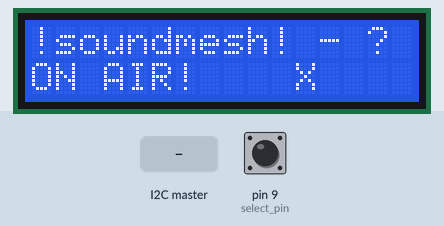
This sketch was run on a simulated Arduino Uno, built with avr-gcc and run on an emulated ATmega328P. Shown: 16×2 character LCD. Inputs (shaded band) come from the test bench; at power-on: pin 9 (select_pin) HIGH.

Above: at 1.2 s.
1.3 s: the I2C master sends the byte 90
At 2.73 s:
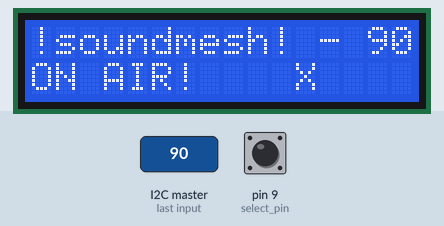
3.2 s: pin 9 (select_pin) pulled LOW for 0.15 s
At 3.26 s:
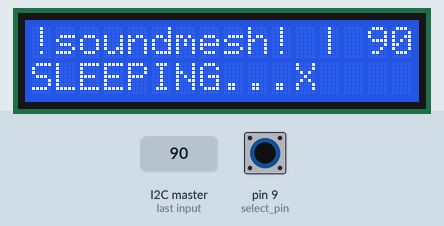
3.9 s: the I2C master sends the byte 200
At 4.3 s:
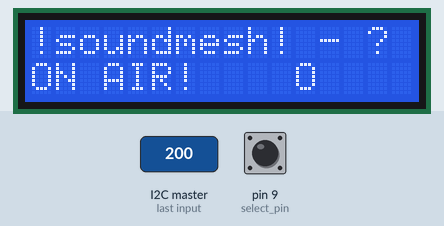
6.4 s: pin 9 (select_pin) pulled LOW for 1 s
At 6.61 s:
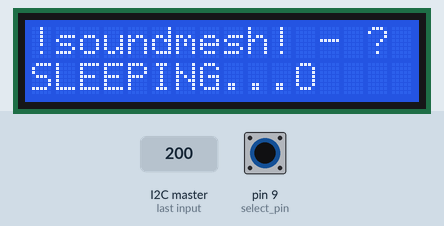
8.0 s: pin 9 (select_pin) pulled LOW for 3.2 s
At 8.7 s:
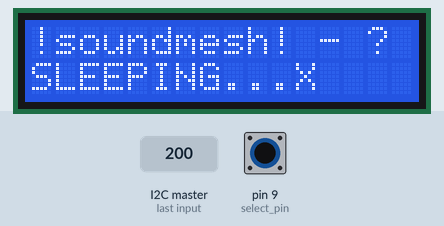
11.8 s: pin 9 (select_pin) pulsed LOW 5 times (0.12 s each, 0.3 s apart)
At 13.42 s:
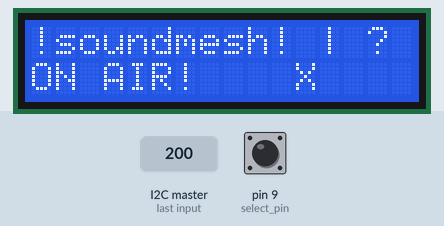

Measured:
- after the input at 1.3 s, the display: changes after 0.08 s (image 1)
- after the input at 3.2 s, the display: changes at once (image 2)
- after the input at 3.9 s, the display: changes after 0.06 s (image 3)
- after the input at 6.4 s, the display: first differs from a run without the input after 0.11 s (image 4)
- after the input at 8.0 s, the display: first differs from a run without the input after 0.11 s (image 5)
- after the input at 11.8 s, the display: first changes at once (image 6 shows a later state)
- what the display in image 3 shows lasts 0.5 s, from 4.0 s to 4.5 s

The sketch:

lcd_promini_5v.ino
```cpp
/*
 * a conductor gateway device to the mesh (part1)
 *
 *   - a I2C Slave with LCD screen & Actions controls.
 *   - and this will have a pre-programmed playlist(actionlist/commandlist).
 *
 *   - soundmesh project @ 2018. 04.
 */

// shared global (protocol) : begin
//command (i2c)
#define CMD_LENGTH 10
#define CMD_BUFF_LEN (CMD_LENGTH + 1)
char cmdstr[CMD_BUFF_LEN] = "NONE#SSS@P";
//info (mesh)
char memberCount = -1;       //before any update from the mesh
//flags (events)
bool cmdsent = false;
bool newcmd = false;
// shared global (protocol) : end

//libraries
#include <Wire.h>
#include <LiquidCrystal.h>

//lcd
LiquidCrystal lcd(12, 11, 2, 3, 4, 5);

//i2c
const int i2c_addr = 8;
void receiveEvent(int numBytes) {
  //numBytes : how many bytes received(==available)
  memberCount = Wire.read();
}
void requestEvent() {
  if (newcmd == true) {
    Wire.write(cmdstr);
    newcmd = false;
    cmdsent = true;
  }
  else {
    Wire.write("NONE#SSS@P");
  }
}

//commandlist
const int Ncommands = 3;
String commandlist[Ncommands] = {
  "PLAY#001@A",
  "PLAY#002@A",
  "PLAY#003@A",
};

//task
#include <TaskScheduler.h>
Scheduler taskrunner;
bool state = false;
int cmd_ptr = 0;
void conductor() {
  //DEBUG
  state = !state;

  //queue a i2c request
  commandlist[cmd_ptr].toCharArray(cmdstr, CMD_BUFF_LEN);
  newcmd = true;
  cmdsent = false;

  //
  cmd_ptr += 1;
  if (cmd_ptr >= Ncommands) {
    cmd_ptr = 0;
  }
}
#define CONDUCTOR_INTERVAL 360000 // 6 min -> 360 sec -> 360000 millisec
// #define CONDUCTOR_INTERVAL 1000   // 1 sec. (DEBUG)
Task conductor_task(CONDUCTOR_INTERVAL, TASK_FOREVER, conductor);

//button
const int button_pin = 10;
const int select_pin = 9;
const int analog_pin = 1; //15

//map
float mapping(float val, float from_start, float from_end, float to_start, float to_end) {
  if (val < from_start) return to_start;
  if (val > from_end) return to_end;
  return (val - from_start) * (to_end - to_start) / (from_end - from_start) + to_start;
}

void setup() {
  //lcd
  lcd.begin(16, 2);

  //i2c
  Wire.begin(i2c_addr);
  Wire.onReceive(receiveEvent);
  Wire.onRequest(requestEvent);

  //button interrupt
  pinMode(button_pin, INPUT_PULLUP);
  pinMode(select_pin, INPUT_PULLUP);
  pinMode(analog_pin, INPUT_PULLUP); // PULL UP doesn't work?

  //serial monitor
  Serial.begin(115200);

  //task
  taskrunner.init();
  taskrunner.addTask(conductor_task);
  conductor_task.enable();
}

void periodic() {

  //play on/off toggle
  static int select = LOW;
  static int lastSelect = LOW;

  //play on/off toggle
  select = digitalRead(select_pin);
  if (select == HIGH && select != lastSelect) { // rising edge
    conductor_task.enable();
  }
  if (select == LOW && select != lastSelect) { // falling edge
    conductor_task.disable();
  }
  lastSelect = select;

  // lcd
  const char runner[] = {'-', '|'};
  // first line
  lcd.clear();
  lcd.setCursor(0, 0);
  lcd.print("!soundmesh! "); //12
  lcd.print(runner[millis()%2]); // indicator //13
  lcd.print(" "); // 14
  if (memberCount >= 0) {
    lcd.print(memberCount, DEC); // members up to 99 // 16
  }
  else {
    lcd.print("?"); // unknown // 16
  }
  // second line
  lcd.setCursor(0, 1);
  if (select == HIGH) {
    lcd.print("ON AIR!");   // 7
    lcd.print("    "); // 11
  }
  else {
    lcd.print("SLEEPING...");   // 11
  }
  lcd.print((state ? "O" : "X")); // 12 - DEBUG, monitoring if task is running or not.
}

void loop() {
  static unsigned long lastMillis = 0;
  if (millis() - lastMillis > 100) { // every 100ms
    //
    periodic();
    //
    lastMillis = millis();
  }

  taskrunner.execute();
}
```
